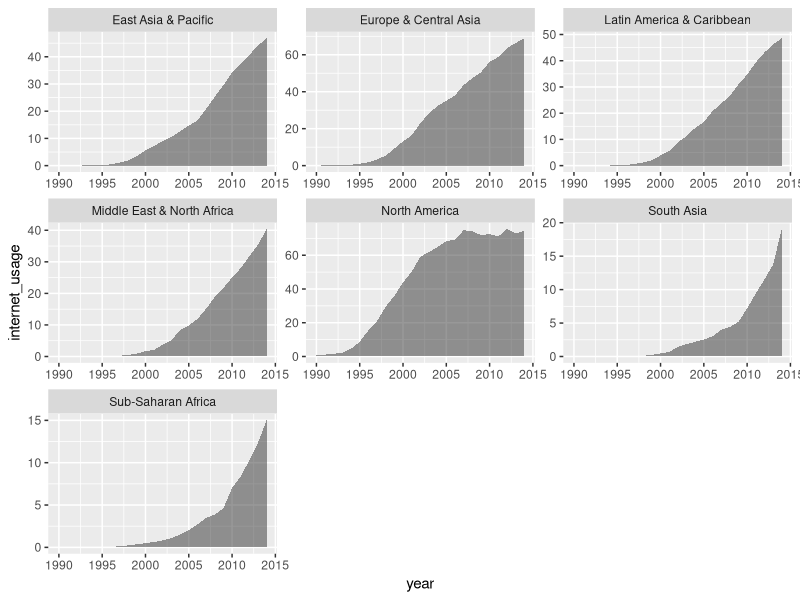

Recreate this plot in R. (Note: this script raises an error after producing the figure.)
library(tidyverse)

world_bank_areas <- read_csv("data/world_bank_areas.csv")

internet_usage <- world_bank_areas %>% 
  drop_na(internet_usage) %>% 
  filter(area != "World", year < 2015)

internet_usage %>% 
  ggplot(aes(x = year,
             y = internet_usage)) + 
  geom_area(alpha = .5) +
  facet_wrap(vars(area), scales = "free")


# Extreme example of free scale -------------------------------------------
(long_wb_data <- world_bank_income %>% 
    filter(year == 2016) %>% 
    select(income_group, birth_rate, population_total, gdp_per_capita) %>% 
    pivot_longer(cols = birth_rate:gdp_per_capita,
                 values_to = "dat",
                 names_to = "strange_variable"))

ggplot(long_wb_data, aes(x = income_group, y = dat)) +
  geom_col() +
  facet_wrap(~ strange_variable)
